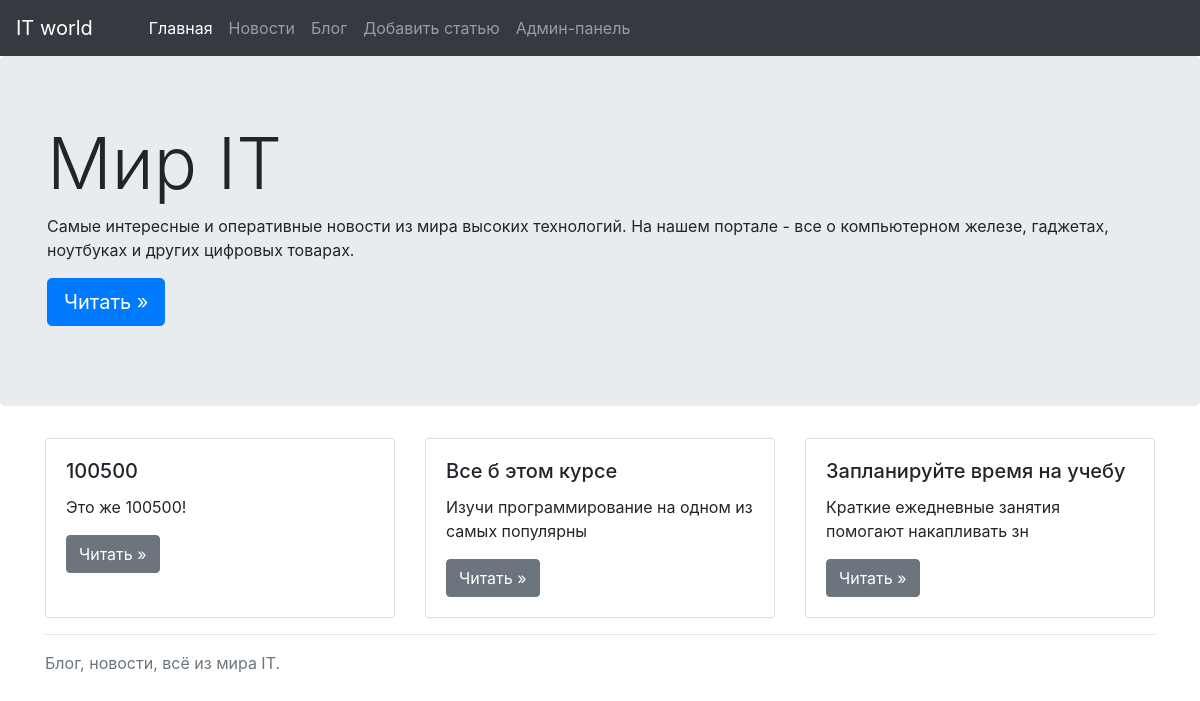
Before: / with the older database file.
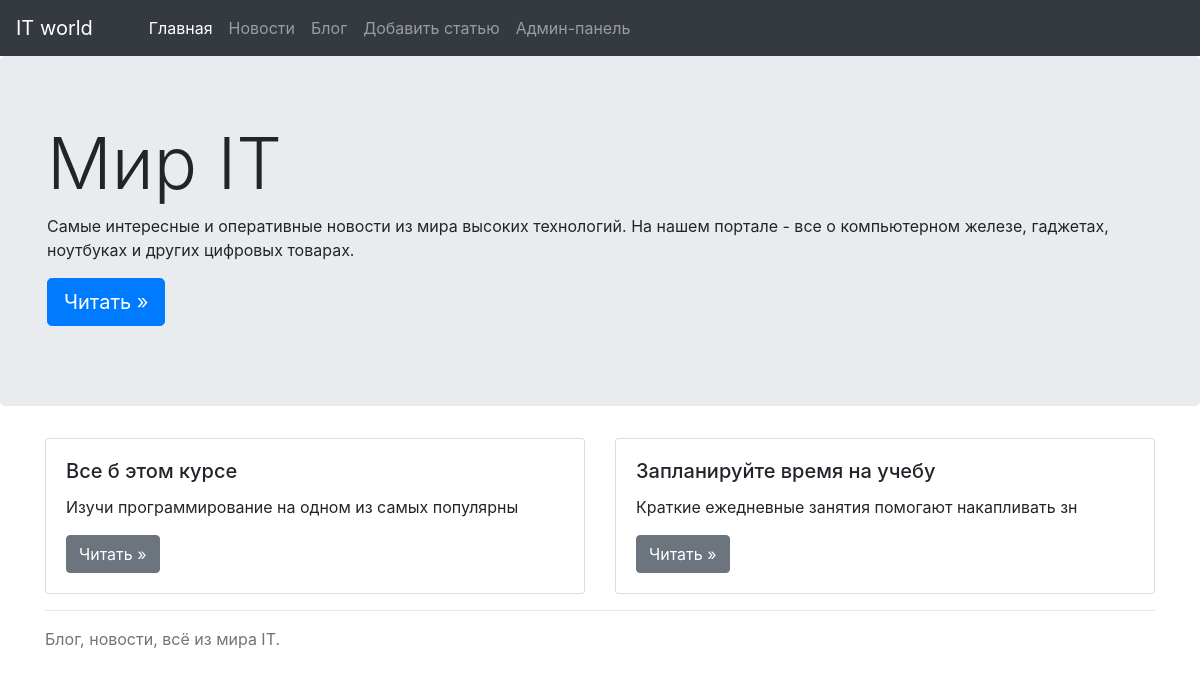
After: the same page with the newer database file.
### app.py (models this page shows)
class Article(db.Model):
    id = db.Column(db.Integer, primary_key = True)
    category_id = db.Column(db.Integer, db.ForeignKey("category.id"))
    title = db.Column(db.String(50), nullable = False, unique = True)
    introduction = db.Column(db.String(100), nullable = False)
    text = db.Column(db.Text(), nullable = False)
    pub_date = db.Column(db.DateTime, default = datetime.utcnow)

### app.py (the view)
@app.route("/")
def main():
    latest_articles = Article.query.order_by(Article.pub_date.desc())[:3]
    return render_template("index.html", articles = latest_articles)

### templates/index.html (shortened to what this page needs)
{% extends "base.html" %}
{% block content %}
    <main class="main">
        <div class="jumbotron">
            <div class="container">
                <h1 class="display-3">Мир IT</h1>
                <p>
                    Самые интересные и оперативные новости из мира высоких технологий.
                    На нашем портале - все о компьютерном железе, гаджетах, ноутбуках и других цифровых товарах.
                </p>
                <p>
                    <a class="btn btn-primary btn-lg" href="{{ url_for('news') }}" role="button">Читать »</a>
                </p>
            </div>
        </div>
        <div class="container">
            <div class="card-deck mb-3">
                {% for article in articles %}
                    <div class="card" style="width: 18rem;">
                        <div class="card-body">
                            <h5 class="card-title">{{ article.title }}</h5>
                                <p class="card-text">{{ article.introduction[:50].strip() }}</p>
                                <a class="btn btn-secondary"
                                    href="{{ url_for('detailed_post', article_id=article.id ) }}"
                                    role="button">Читать »</a>
                        </div>
                    </div>
                {% endfor %}
            </div>
            <hr>
        </div>
        <footer class="footer mb-5">
            <div class="container">
                <span class="text-muted">Блог, новости, всё из мира IT.</span>
            </div>
        </footer>
    </main>
{% endblock %}

Changed rows visible on the page:
removed Article: title "100500", introduction "Это же 100500!"
